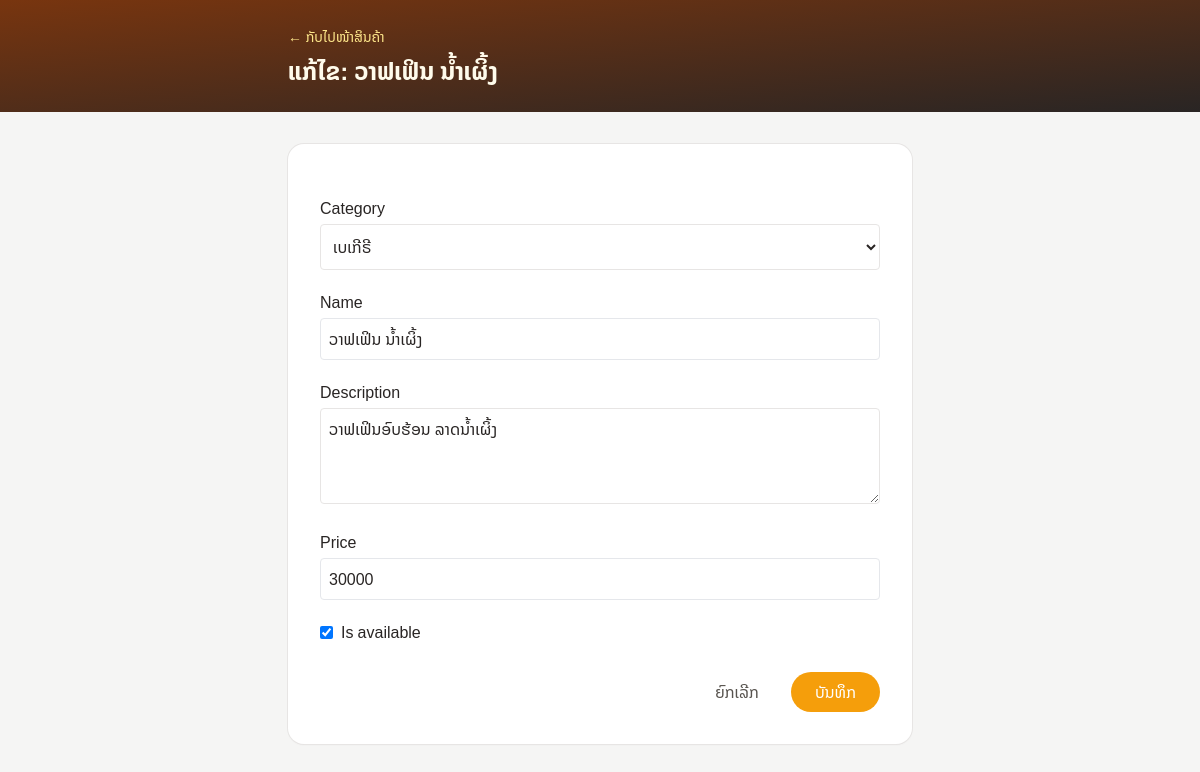
The app's page /menu/20/edit/ with its own data.
### menu/models.py (models this page shows, shortened)
class Product(models.Model):
    category = models.ForeignKey(
        Category, on_delete=models.CASCADE, related_name='products'
    )
    name = models.CharField(max_length=100)
    description = models.TextField(blank=True)
    price = models.DecimalField(max_digits=10, decimal_places=0)
    is_available = models.BooleanField(default=True)
    created_at = models.DateTimeField(auto_now_add=True)
    class Meta:
        ordering = ['-created_at']

### menu/views.py (the view)
# urls.py: path('<int:pk>/edit/', views.product_update, name='product_update'),
def product_update(request, pk):
    product = get_object_or_404(Product, pk=pk)
    if request.method == 'POST':
        form = ProductForm(request.POST,
                           instance=product)
        if form.is_valid():
            form.save()
            messages.success(request, 'ແກ້ໄຂແລ້ວ')
            return redirect('product_detail',
                            pk=product.pk)
    else:
        form = ProductForm(instance=product)
    return render(request, 'menu/form.html',
        {'form': form, 'product': product})

### menu/forms.py
class ProductForm(forms.ModelForm):
    class Meta:
        model = Product
        fields = ['category', 'name', 'description',
                  'price', 'is_available']
        widgets = {
            'name': forms.TextInput(
                attrs={'class': 'w-full border rounded p-2'}),
            'price': forms.NumberInput(
                attrs={'class': 'w-full border rounded p-2'}),
        }

### menu/models.py (called while the page is built)
    def __str__(self):
        return self.name

### menu/templates/menu/form.html (shortened to what this page needs)
<!DOCTYPE html>
<html lang="lo">
<head>
  <script src="https://cdn.tailwindcss.com"></script>
</head>
<body class="bg-stone-100 min-h-screen text-stone-800">
  <header class="bg-gradient-to-br from-amber-900 to-stone-800 text-amber-50">
    <div class="max-w-2xl mx-auto px-6 py-6">
      {% if product %}
        <a href="{% url 'product_detail' product.pk %}" class="text-sm text-amber-200 hover:text-white">← ກັບໄປໜ້າສິນຄ້າ</a>
        <h1 class="mt-2 text-2xl font-bold">ແກ້ໄຂ: {{ product.name }}</h1>
      {% else %}
        <a href="{% url 'menu_list' %}" class="text-sm text-amber-200 hover:text-white">← ກັບໄປໜ້າເມນູ</a>
        <h1 class="mt-2 text-2xl font-bold">ເພີ່ມສິນຄ້າ</h1>
      {% endif %}
    </div>
  </header>
  <main class="max-w-2xl mx-auto px-6 py-8">
    <form method="post" class="space-y-5 rounded-2xl bg-white p-6 shadow-sm ring-1 ring-stone-200 sm:p-8">
      {% for field in form %}
        <div class="field">
          {% if field.name == 'is_available' %}
            <label class="flex items-center gap-2">
              {{ field }} <span class="font-medium">{{ field.label }}</span>
            </label>
          {% else %}
            <label for="{{ field.id_for_label }}" class="mb-1 block font-medium">{{ field.label }}</label>
            {{ field }}
          {% endif %}
        </div>
      {% endfor %}
      <div class="flex justify-end gap-3 pt-2">
        <a href="{% if product %}{% url 'product_detail' product.pk %}{% else %}{% url 'menu_list' %}{% endif %}" class="rounded-full px-5 py-2 text-stone-600 hover:bg-stone-100">ຍົກເລີກ</a>
        <button type="submit" class="rounded-full bg-amber-500 px-6 py-2 font-medium text-white hover:bg-amber-600">ບັນທຶກ</button>
      </div>
    </form>
  </main>
</body>
</html>

### menu/templates/menu/form.html (style rules this page uses)
body { font-family: 'Noto Sans Lao', sans-serif; }
.field select, .field textarea { width: 100%; border: 1px solid #e7e5e4; border-radius: .25rem; padding: .5rem; }
.field textarea { height: 6rem; }
.field input, .field select, .field textarea { background: #fff; }

### records on screen
Product: name "ວາຟເຟິນ ນ້ຳເຜິ້ງ", form "ເບເກີຣີ" "ວາຟເຟິນ ນ້ຳເຜິ້ງ" "ວາຟເຟິນອົບຮ້ອນ ລາດນ້ຳເຜິ້ງ" "30000", form "☑"

### other values on screen
{{ field.label }} "Category" "Name" "Description" "Price"
{{ field.label }} "Is available"
